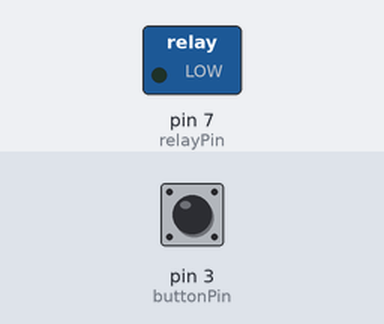
The program below on a simulated Arduino Leonardo, built with avr-gcc and run on an emulated ATmega32U4. On the bench: switched loads named in the program (green lamp = pin HIGH). Inputs (shaded band) come from the test bench; at power-on: pin 3 (buttonPin) HIGH.

Above: at 1.2 s.
1.3 s: pin 3 (buttonPin) pulled LOW for 0.15 s
At 1.7 s:
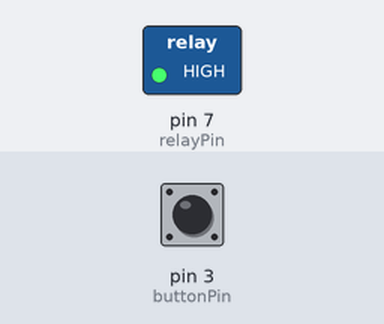
Timing chart, 0 to 12.8 s (numbered marks = the images above; inputs shaded):
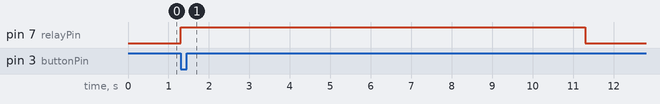

Measured:
- after the input at 1.3 s, pin 7 (relayPin): LOW → HIGH at once, → LOW 10.0 s later

The program:

main.cpp
```cpp
#include <Arduino.h>

const int relayPin = 7;                         // Пин первого реле шилда
const int buttonPin = 3;                        // Пин кнопки запуска
const unsigned long timerInterval = 10000;      // 10 секунд в миллисекундах

// Класс из урока 04 для управления одним реле
class Relay {
private:
    int pin;  // Пин, который управляет реле

public:
    // Запоминает пин и сразу выключает реле
    Relay(int relayPin) {
        pin = relayPin;
        pinMode(pin, OUTPUT);
        off();
    }

    // Включает реле. У этого шилда HIGH означает «включить».
    void on() {
        digitalWrite(pin, HIGH);
    }

    // Выключает реле. У этого шилда LOW означает «выключить».
    void off() {
        digitalWrite(pin, LOW);
    }
};

// Класс для кнопки, которая замечает новое нажатие
class Button {
private:
    int pin;                 // Пин, к которому подключена кнопка
    bool previousState;      // Состояние кнопки при прошлой проверке

public:
    // Запоминает пин и готовит его для кнопки
    Button(int buttonPin) {
        pin = buttonPin;
        pinMode(pin, INPUT_PULLUP);
        previousState = HIGH;
    }

    // Возвращает true только один раз при новом нажатии кнопки
    bool wasPressed() {
        bool currentState = digitalRead(pin);

        if (currentState != LOW) {
            previousState = currentState;
            return false;
        }

        if (previousState != HIGH) {
            previousState = currentState;
            return false;
        }

        previousState = currentState;
        return true;
    }
};

// Класс для отсчёта заданного промежутка времени
class Timer {
private:
    unsigned long interval;  // Сколько должен длиться отсчёт
    unsigned long startTime; // Когда отсчёт начался
    bool started;            // Был ли таймер запущен хотя бы раз

public:
    // Запоминает длительность отсчёта
    Timer(unsigned long timerInterval) {
        interval = timerInterval;
        startTime = 0;
        started = false;
    }

    // Запускает таймер заново с самого начала
    void restart() {
        startTime = millis();
        started = true;
    }

    // Останавливает таймер, чтобы его можно было запустить снова
    void stop() {
        started = false;
    }

    // Возвращает true, пока отсчёт ещё продолжается
    bool isRunning() {
        if (!started) {
            return false;
        }

        if (isFinished()) {
            return false;
        }

        return true;
    }

    // Возвращает true, если запущенный таймер уже закончился
    bool isFinished() {
        if (!started) {
            return false;
        }
        if (millis() - startTime < interval) {
            return false;
        }

        return true;
    }
};

Relay relay(relayPin);
Button button(buttonPin);
Timer timer(timerInterval);

void setup() {
    // Всё готово в конструкторах классов.
}

void loop() {
    if (timer.isRunning()) { // Если таймер работает:
        return; // - ничего не делаем, сразу вызываем return
    }

    if (timer.isFinished()) { // Если таймер завершён:
        relay.off(); // - выключаем реле
        timer.stop(); // - останавливаем таймер
        return; // - вызываем return
    }

    if (button.wasPressed()) { // Если кнопка нажата:
        relay.on(); // - включаем реле
        timer.restart(); // - перезапускаем таймер
        return; // - вызываем return
    }
}
```
